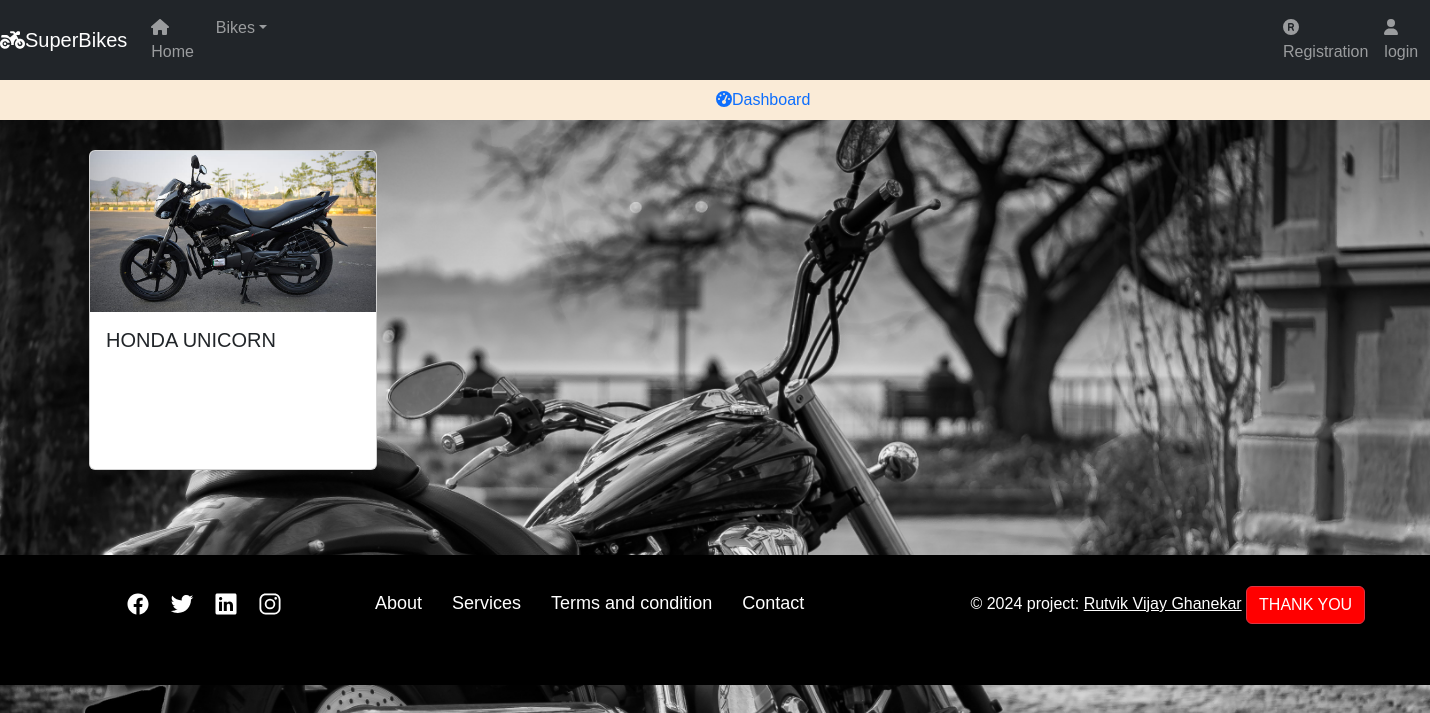
The app's page /unicorn_bike/ with its own data.
### BIKE/core/models.py (models this page shows, shortened)
class Bike(models.Model):
    CATEGORY_CHOICES = [
        ('SPORT_BIKE', 'sport_bike'),
        ('ELECTRIC_BIKE', 'electric_bike'),
        ('ELECTRIC_SCOTY', 'electric_scoty'),
        ('ROYAL_BIKE','royal_bike'),
        ('SHINE_BIKE','shine_bike'),
        ('UNICORN_BIKE','unicorn_bike'),
        ('ACTIVA_BIKE','activa_bike'),
        ('AVENGER_BIKE','avenger_bike'),
        ('DIO_BIKE','dio_bike')
    ]
    name = models.CharField(max_length=100)
    category = models.CharField(max_length=20, choices=CATEGORY_CHOICES)
    small_description=models.CharField(max_length=300)
    description=models.TextField()
    selling_price = models.IntegerField()
    discounted_price = models.IntegerField()
    bike_image =models.ImageField(upload_to='bike_images')  # As we are using image field we have to intall 'pillow'. And we have to Define MEDIA_URL in settings.py file so that all folder should save in media directory

### BIKE/core/views.py (the view)
# urls.py: path('unicorn_bike/',views.UnicornCategoriesView.as_view(),name='unicornbike'),
class UnicornCategoriesView(View):
    def get(self,request):
        unicorn_category = Bike.objects.filter(category='UNICORN_BIKE')
        return render(request,'unicorn.html',{'unicorn_category':unicorn_category})

### BIKE/core/templates/unicorn.html (shortened to what this page needs)
{% extends "base.html" %}
{% block content %}
<div class="container  ">
    <div class="row">
        {% for dc in unicorn_category %}
        <div class="col-sm-4   ">
            <div class="card " style="width: 18rem; height:20rem">
                <a href="{% url "sportbikedetails" dc.id %}"><img class="card-img-top " src="{{dc.bike_image.url}}" alt="Card image cap"></a>
                <div class="card-body">
                  <h5 class="card-title">{{dc.name}}</h5>
                </div>
            </div>
        </div>
        {% endfor %}
    </div>
</div>
{% endblock content %}

### BIKE/core/static/css/main.css (style rules this page uses)
body { background-color: rgb(155, 147, 147) }
.card { margin: 0 auto; float: none; margin-bottom: 10px; }
.row { float: left; margin: 10px; }
body { font-family: 'Arial', sans-serif; background-color: #f8f9fa; margin: 0; padding: 0; }
.container { margin-top: 20px; }
.card { margin-bottom: 20px; }

### BIKE/core/templates/footer.html (style rules this page uses)
body { margin: 0; padding: 0; background-color: white; }
body { margin: 0; padding: 0; height: 100vh; display: flex; flex-direction: column; }

### records on screen
Bike: bike_image (picture), name "HONDA UNICORN"
